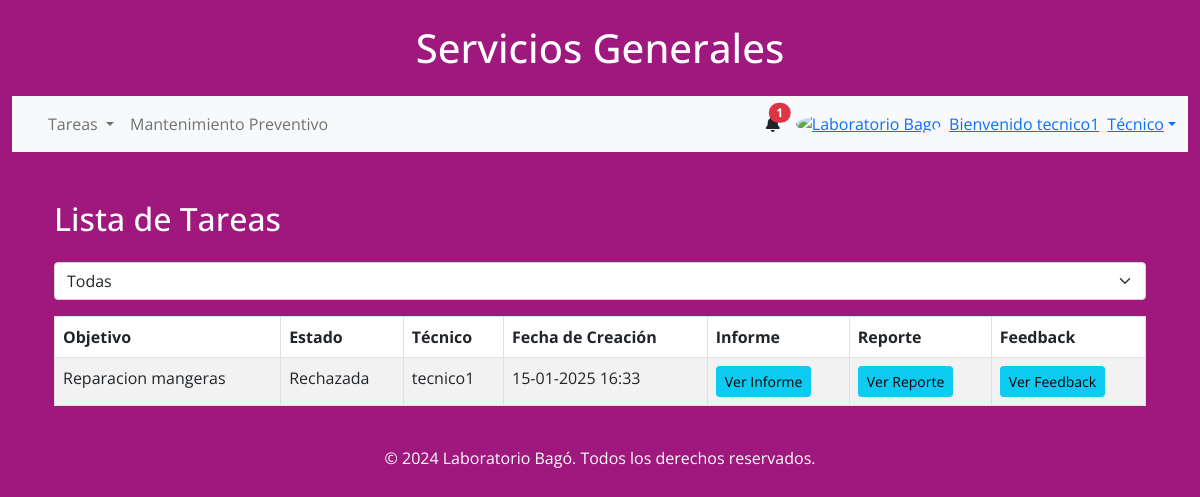
The page /internos/listar_tareas (signed in) on the database as committed earlier.
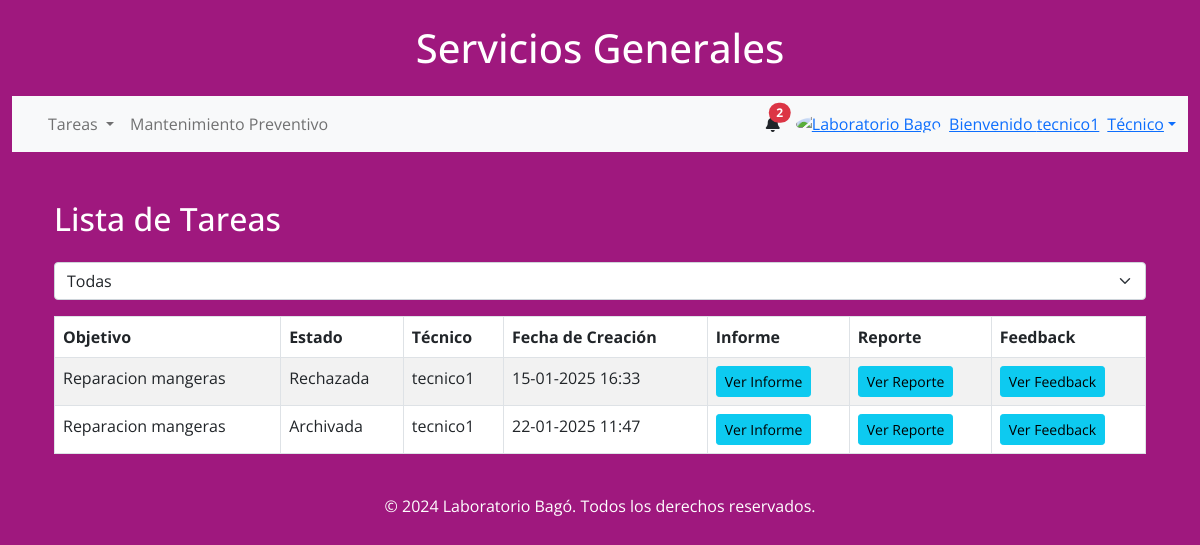
The same page on the database as committed later.
### internal_workers/models.py (models this page shows, shortened)
class Tarea(models.Model):
    informe = models.ForeignKey(Informe, on_delete=models.CASCADE)
    objetivo = models.TextField(null=True, blank=True)
    estado = models.ForeignKey(Estado, on_delete=models.SET_NULL, null=True, blank=True)
    asignado_a = models.ForeignKey(User, on_delete=models.SET_NULL, null=True, blank=True, related_name="tareas")
    creado_en = models.DateTimeField(auto_now_add=True)

class Estado(models.Model):
    nombre = models.CharField(max_length=50, unique=True)
    def __str__(self):
        return self.nombre

### internal_workers/views.py (the view)
# urls.py: path('listar_tareas', listar_tareas, name='listar_tareas'),
@login_required
@group_required('Operario','Supervisor','Técnico')
def listar_tareas(request):
    estado_selec = request.GET.get('estado', 'todos')
    estados_validos = ['Pendiente', 'En Curso', 'Completada', 'Rechazada', 'Archivada']
    user_roles = request.user.groups.values_list('name', flat=True)
    is_superuser = request.user.is_superuser
    tareas = Tarea.objects.all()
    if not is_superuser:
        if 'Técnico' in user_roles:
            tareas = tareas.filter(asignado_a=request.user)
        elif 'Supervisor' in user_roles or 'Operario' in user_roles:
            tareas = tareas.filter(informe__usuario=request.user)
    if estado_selec != 'todos' and estado_selec in estados_validos:
        tareas = tareas.filter(estado__nombre=estado_selec)
    return render(request, "app/dashboard/listar_tareas.html", {
        'tareas': tareas,
        'estado_selec': estado_selec,
        'es_superusuario': is_superuser,
        'es_tecnico': 'Técnico' in user_roles,
        'es_supervisor': 'Supervisor' in user_roles,
        'es_operario': 'Operario' in user_roles,
    })

### app/context_processors.py (called while the page is built)
def user_groups(request):
    if request.user.is_authenticated:
        username = request.user.username
        grupos = request.user.groups.values_list('name', flat=True)
    else:
        username = None
        grupos = []
    return {
        'username': username,
        'grupos': grupos,
    }

def notificaciones(request):
    if request.user.is_authenticated:
        notificaciones = Notificacion.objects.filter(usuario=request.user, leido=False).order_by('-creado_en')[:3]
    else:
        notificaciones = []
    return {'notificaciones': notificaciones}

### internal_workers/views.py (called while the page is built)
def group_required(*group_names):
    def in_groups(u):
        return u.is_authenticated and bool(u.groups.filter(name__in=group_names))
    return user_passes_test(in_groups)

### app/templates/app/dashboard/listar_tareas.html (shortened to what the changed rows need)
{% extends '../base.html' %}
{% block content %}
<div class="container mt-5 text-white">
    <h2 class="mb-4">Lista de Tareas</h2>
    <div class="table-responsive">
        <table class="table table-bordered table-striped bg-white">
            <thead>
                <tr>
                    <th>Objetivo</th>
                    <th>Estado</th>
                    <th class="d-none d-sm-table-cell">Técnico</th>
                    <th>Fecha de Creación</th>
                    <th>Informe</th>
                    <th>Reporte</th>
                    <th>Feedback</th>
                </tr>
            </thead>
            <tbody>
                {% for tarea in tareas %}
                    <tr>
                        <td>{{ tarea.objetivo }}</td>
                        <td>{{ tarea.estado }}</td>
                        <td class="d-none d-sm-table-cell">
                            {% if tarea.asignado_a %}
                                {{ tarea.asignado_a.username }}
                            {% else %}
                                No asignado
                            {% endif %}
                        </td>
                        <td>{{ tarea.creado_en|date:"d-m-Y H:i" }}</td>
                        <td>
                            {% if tarea.informe %}
                                <a href="{% url 'detalle_informe' tarea.informe.id %}" class="btn btn-info btn-sm">Ver Informe</a>
                            {% else %}
                                Sin Informe
                            {% endif %}
                        </td>
                        <td>
                            {% if es_superusuario or es_operario or es_supervisor %}
                                {% if tarea.reporte_tarea %}
                                    <a href="{% url 'detalle_reporte' tarea.reporte_tarea.id %}" class="btn btn-info btn-sm">Ver Reporte</a>
                                {% else %}
                                    Aun no se ha creado un reporte
                                {% endif %}
                            {% elif es_tecnico %}
                                {% if tarea.reporte_tarea %}
                                    <a href="{% url 'detalle_reporte' tarea.reporte_tarea.id %}" class="btn btn-info btn-sm">Ver Reporte</a>
                                {% else %}
                                    <a href="{% url 'reporte' %}?tarea_id={{ tarea.id }}" class="btn btn-info btn-sm">Crear Reporte</a>
                                {% endif %}
                            {% else %}
                                Sin Reporte
                            {% endif %}
                        </td>
                        <td>
                            {% if es_superusuario %}
                                {% if tarea.feedbacktarea %}
                                    <a href="{% url 'detalle_feedback' tarea.feedbacktarea.id %}" class="btn btn-info btn-sm">Ver Feedback</a>
                                {% else %}
                                    No hay Feedback creado
                                {% endif %}
                            {% elif es_tecnico %}
                                {% if tarea.feedbacktarea %}
                                    <a href="{% url 'detalle_feedback' tarea.feedbacktarea.id %}" class="btn btn-info btn-sm">Ver Feedback</a>
                                {% else %}
                                    En revisión
                                {% endif %}
                            {% endif %}
                        </td>
                    </tr>
                {% empty %}
                    <tr>
                        <td colspan="7" class="text-center">No hay tareas disponibles.</td>
                    </tr>
                {% endfor %}
            </tbody>
        </table>
    </div>
</div>
{% endblock %}

### app/templates/app/base.html (shortened to what the changed rows need)
{% load static %}
<!DOCTYPE html>
<html lang="es">
    <head>
        <link
          href="https://cdnjs.cloudflare.com/ajax/libs/font-awesome/6.0.0/css/all.min.css"
          rel="stylesheet"
        />
        <link href="https://cdn.jsdelivr.net/npm/bootstrap@5.0.2/dist/css/bootstrap.min.css" rel="stylesheet">
        <link rel="stylesheet" href="https://cdnjs.cloudflare.com/ajax/libs/toastr.js/latest/toastr.min.css">
        <link
          href="{% static 'css/style.css' %}"
          rel="stylesheet"
        />
    </head>
<body class="Body-base" style="font-family: 'Open Sans', sans-serif;">
    <div class="container-fluid">
    <header class="text-center my-4">
        <h1>Servicios Generales</h1>
    </header>
    <nav class="navbar navbar-expand-lg navbar-light bg-light">
        <div class="container-fluid">
            {% if user.is_authenticated %}
            <div class="collapse navbar-collapse" id="navbarSupportedContent">
                <ul class="navbar-nav me-auto mb-2 mb-lg-0">
                    {% if 'Supervisor' in grupos or 'Operario' in grupos or 'Técnico' in grupos %}
                    <li class="nav-item dropdown">
                        <a class="nav-link dropdown-toggle" href="#" id="tareasDropdown" role="button"
                           data-bs-toggle="dropdown" aria-expanded="false">
                            Tareas
                        </a>
                    </li>
                    {% endif %}
                    {% if 'Supervisor' in grupos or 'Técnico' in grupos or 'Externo' in grupos %}
                    <li class="nav-item">
                        <a class="nav-link" href="{% url 'lista_mantenimiento' %}">Mantenimiento Preventivo</a>
                    </li>
                    {% endif %}
                </ul>
            </div>
            <div class="d-flex align-items-center">
                <div class="dropdown">
                    <a
                        class="text-reset me-3 position-relative"
                        id="navbarDropdownMenuLink"
                        role="button"
                        data-bs-toggle="dropdown"
                        aria-expanded="false"
                        aria-label="Notifications"
                    >
                        <i class="fas fa-bell" aria-hidden="true"></i>
                        <span class="position-absolute top-0 start-100 translate-middle badge rounded-pill bg-danger">
                            {{ notificaciones|length }}
                        </span>
                    </a>
                </div>
            </div>
                <div class="dropdown">
                    <a
                        class="dropdown-toggle d-flex align-items-center"
                        href="#"
                        id="navbarDropdownMenuAvatar"
                        role="button"
                        data-bs-toggle="dropdown"
                        aria-expanded="false"
                    >
                        <img
                            src="https://bagochile.cl/wp-content/uploads/2023/05/cropped-SIMBOLO-LOGO-BAGO-OFF.jpg"
                            class="rounded-circle"
                            height="25"
                            alt="Laboratorio Bago"
                            loading="lazy"
                        />
                        {% if username %}
                        <span class="ms-2">Bienvenido {{ username }}</span>
                        {% if user.is_superuser %}
                            <span class="ms-2">Admin</span>
                        {% else %}
                            {% if grupos %}
                                {% for grupo in grupos %}
                                    <span class="ms-2">{{ grupo }}</span>
                                {% endfor %}
                            {% else %}
                                <span class="ms-2">Sin Rol Asignado</span>
                            {% endif %}
                        {% endif %}
                    {% endif %}
                    </a>
                </div>
                {% else %}
                <div>
                    <a href="{% url 'login' %}" class="btn btn-outline btn-rounded">Login</a>
                    <a href="{% url 'registro' %}" class="btn btn-outline btn-rounded">Registrarse</a>
                </div>
                {% endif %}
            </div>
        </div>
    <div class="container my-4">
        {% block content %}{% endblock content %}
    </div>
{% load sweetify %}
</body>
</html>

Rows that differ between the two databases and show on the page:
added Tarea: objetivo "Reparacion mangeras", estado "Archivada", asignado_a.username "tecnico1", creado_en "22-01-2025 11:47", shows "Ver Informe", shows "Ver Reporte", shows "Ver Feedback"
Other text that changed with them:
{{ notificaciones|length }}: "1" → "2"
